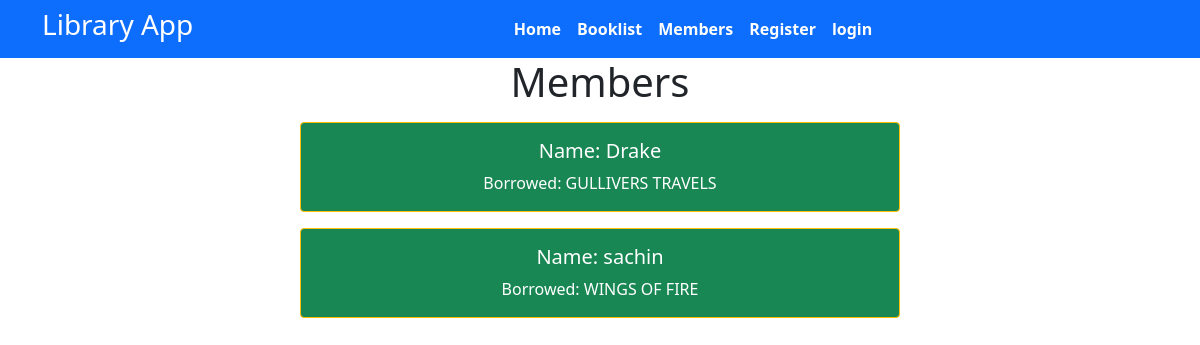
/members, run on the app's committed database.
### libraryapp/models.py (models this page shows, shortened)
class member_list(models.Model):
    name=models.CharField(max_length=160)
    bookname=models.ForeignKey(books_list, on_delete=models.CASCADE)
    borrowedon = models.DateField(auto_now=True)
    borrowdate = models.DateField()

class books_list(models.Model):
    title = models.CharField(max_length=110)
    author = models.TextField()
    def __str__(self):
        return self.title

### libraryapp/views.py (the view)
# urls.py: path('members', views.members, name='members'),
def members(request):
    dictmember = {
        'members':member_list.objects.all()
    }
    return render(request,'members.html',dictmember)

### templates/members.html
{% extends 'base.html' %}
{% block content %}
<h1 class="text-center">Members</h1>
{% for m in members %}
<div class="mx-auto w-50 bg-success text-center text-white p-3 my-3 border border-warning rounded">
    <h5>Name: {{m.name}}</h5>
    <h7>Borrowed: {{m.bookname}}</h7>
</div>
{% endfor %}
{% endblock %}

### data on the page
member_list: name "Drake", bookname "GULLIVERS TRAVELS"
member_list: name "sachin", bookname "WINGS OF FIRE"
